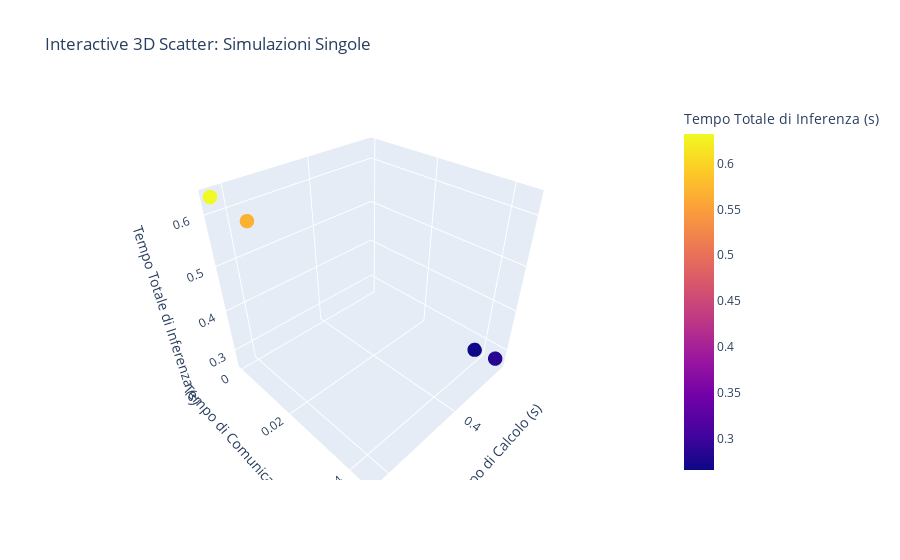

Notebook source saved alongside this figure:
### Code cell
import os
import pandas as pd
import matplotlib.pyplot as plt
import plotly.express as px


output_folder = r"C:\Users\giorg\Downloads\flower\mobilenet\flops\mob"
single_sim_excel_path = os.path.join(output_folder, "single_simulation_results.xlsx")


df_single = pd.read_excel(single_sim_excel_path)


plt.figure(figsize=(10,6))
plt.hist(df_single['total_inference_time'], bins=30, edgecolor='black')
plt.title("Distribuzione del Tempo Totale di Inferenza (Simulazioni Singole)")
plt.xlabel("Tempo Totale di Inferenza (s)")
plt.ylabel("Frequenza")
plt.grid(True)
plt.show()


plt.figure(figsize=(10,6))
plt.scatter(df_single['total_compute_time'], df_single['total_inference_time'], 
            alpha=0.6, color='blue')
plt.title("Tempo di Calcolo vs Tempo Totale di Inferenza (Simulazioni Singole)")
plt.xlabel("Tempo Totale di Calcolo (s)")
plt.ylabel("Tempo Totale di Inferenza (s)")
plt.grid(True)
plt.show()


plt.figure(figsize=(10,6))
plt.scatter(df_single['total_comm_time'], df_single['total_inference_time'], 
            alpha=0.6, color='green')
plt.title("Tempo di Comunicazione vs Tempo Totale di Inferenza (Simulazioni Singole)")
plt.xlabel("Tempo Totale di Comunicazione (s)")
plt.ylabel("Tempo Totale di Inferenza (s)")
plt.grid(True)
plt.show()


fig = px.scatter_3d(df_single,
                    x='total_compute_time',
                    y='total_comm_time',
                    z='total_inference_time',
                    color='total_inference_time',
                    title="Interactive 3D Scatter: Simulazioni Singole",
                    labels={
                        "total_compute_time": "Tempo di Calcolo (s)",
                        "total_comm_time": "Tempo di Comunicazione (s)",
                        "total_inference_time": "Tempo Totale di Inferenza (s)"
                    })
fig.update_traces(marker=dict(size=5))
fig.show()

### Figure 1 — Plotly figure (JSON) as saved in the notebook; plotly's stock layout.template omitted (floating-point values rounded to 4 significant figures)
{"data": [{"hovertemplate": "Tempo di Calcolo (s)=%{x}<br>Tempo di Comunicazione (s)=%{y}<br>Tempo Totale di Inferenza (s)=%{marker.color}<extra></extra>", "legendgroup": "", "marker": {"color": [0.2656, 0.2834, 0.569, 0.6322], "coloraxis": "coloraxis", "size": 5, "symbol": "circle"}, "mode": "markers", "name": "", "scene": "scene", "showlegend": false, "type": "scatter3d", "x": [0.2276, 0.2388, 0.569, 0.6322], "y": [0.03803, 0.0446, 0, 0], "z": [0.2656, 0.2834, 0.569, 0.6322]}], "layout": {"coloraxis": {"colorbar": {"title": {"text": "Tempo Totale di Inferenza (s)"}}, "colorscale": [[0, "#0d0887"], [0.1111, "#46039f"], [0.2222, "#7201a8"], [0.3333, "#9c179e"], [0.4444, "#bd3786"], [0.5556, "#d8576b"], [0.6667, "#ed7953"], [0.7778, "#fb9f3a"], [0.8889, "#fdca26"], [1, "#f0f921"]]}, "legend": {"tracegroupgap": 0}, "scene": {"domain": {"x": [0, 1], "y": [0, 1]}, "xaxis": {"title": {"text": "Tempo di Calcolo (s)"}}, "yaxis": {"title": {"text": "Tempo di Comunicazione (s)"}}, "zaxis": {"title": {"text": "Tempo Totale di Inferenza (s)"}}}, "title": {"text": "Interactive 3D Scatter: Simulazioni Singole"}}}
